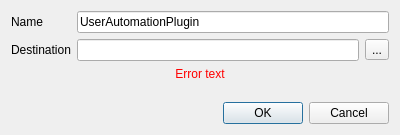
<?xml version="1.0" encoding="UTF-8"?>
<ui version="4.0">
 <class>CreateLolecDialog</class>
 <widget class="QDialog" name="CreateLolecDialog">
  <property name="geometry">
   <rect>
    <x>0</x>
    <y>0</y>
    <width>400</width>
    <height>135</height>
   </rect>
  </property>
  <property name="windowTitle">
   <string>Create automation plugin</string>
  </property>
  <layout class="QVBoxLayout" name="verticalLayout">
   <item>
    <layout class="QFormLayout" name="formLayout">
     <property name="fieldGrowthPolicy">
      <enum>QFormLayout::AllNonFixedFieldsGrow</enum>
     </property>
     <item row="0" column="0">
      <widget class="QLabel" name="projectNameLabel">
       <property name="text">
        <string>Name</string>
       </property>
      </widget>
     </item>
     <item row="0" column="1">
      <widget class="QLineEdit" name="pluginName">
       <property name="text">
        <string>UserAutomationPlugin</string>
       </property>
      </widget>
     </item>
     <item row="1" column="0">
      <widget class="QLabel" name="destinationLabel">
       <property name="text">
        <string>Destination</string>
       </property>
      </widget>
     </item>
     <item row="1" column="1">
      <layout class="QHBoxLayout" name="horizontalLayout">
       <item>
        <widget class="QLineEdit" name="destination">
         <property name="alignment">
          <set>Qt::AlignLeading|Qt::AlignLeft|Qt::AlignVCenter</set>
         </property>
         <property name="readOnly">
          <bool>true</bool>
         </property>
        </widget>
       </item>
       <item>
        <widget class="QToolButton" name="chooseDestination">
         <property name="toolTip">
          <string>Select the destination of the config file on disk</string>
         </property>
         <property name="text">
          <string>...</string>
         </property>
        </widget>
       </item>
      </layout>
     </item>
     <item row="2" column="0" colspan="2">
      <widget class="QLabel" name="errorText">
       <property name="sizePolicy">
        <sizepolicy hsizetype="Expanding" vsizetype="Preferred">
         <horstretch>0</horstretch>
         <verstretch>0</verstretch>
        </sizepolicy>
       </property>
       <property name="styleSheet">
        <string notr="true">color: rgb(255, 0, 0)</string>
       </property>
       <property name="text">
        <string>Error text</string>
       </property>
       <property name="textFormat">
        <enum>Qt::PlainText</enum>
       </property>
       <property name="alignment">
        <set>Qt::AlignCenter</set>
       </property>
       <property name="wordWrap">
        <bool>true</bool>
       </property>
      </widget>
     </item>
    </layout>
   </item>
   <item>
    <widget class="QDialogButtonBox" name="buttonBox">
     <property name="orientation">
      <enum>Qt::Horizontal</enum>
     </property>
     <property name="standardButtons">
      <set>QDialogButtonBox::Cancel|QDialogButtonBox::Ok</set>
     </property>
    </widget>
   </item>
  </layout>
 </widget>
 <resources/>
 <connections>
  <connection>
   <sender>buttonBox</sender>
   <signal>accepted()</signal>
   <receiver>CreateLolecDialog</receiver>
   <slot>accept()</slot>
   <hints>
    <hint type="sourcelabel">
     <x>248</x>
     <y>254</y>
    </hint>
    <hint type="destinationlabel">
     <x>157</x>
     <y>274</y>
    </hint>
   </hints>
  </connection>
  <connection>
   <sender>buttonBox</sender>
   <signal>rejected()</signal>
   <receiver>CreateLolecDialog</receiver>
   <slot>reject()</slot>
   <hints>
    <hint type="sourcelabel">
     <x>316</x>
     <y>260</y>
    </hint>
    <hint type="destinationlabel">
     <x>286</x>
     <y>274</y>
    </hint>
   </hints>
  </connection>
 </connections>
</ui>
